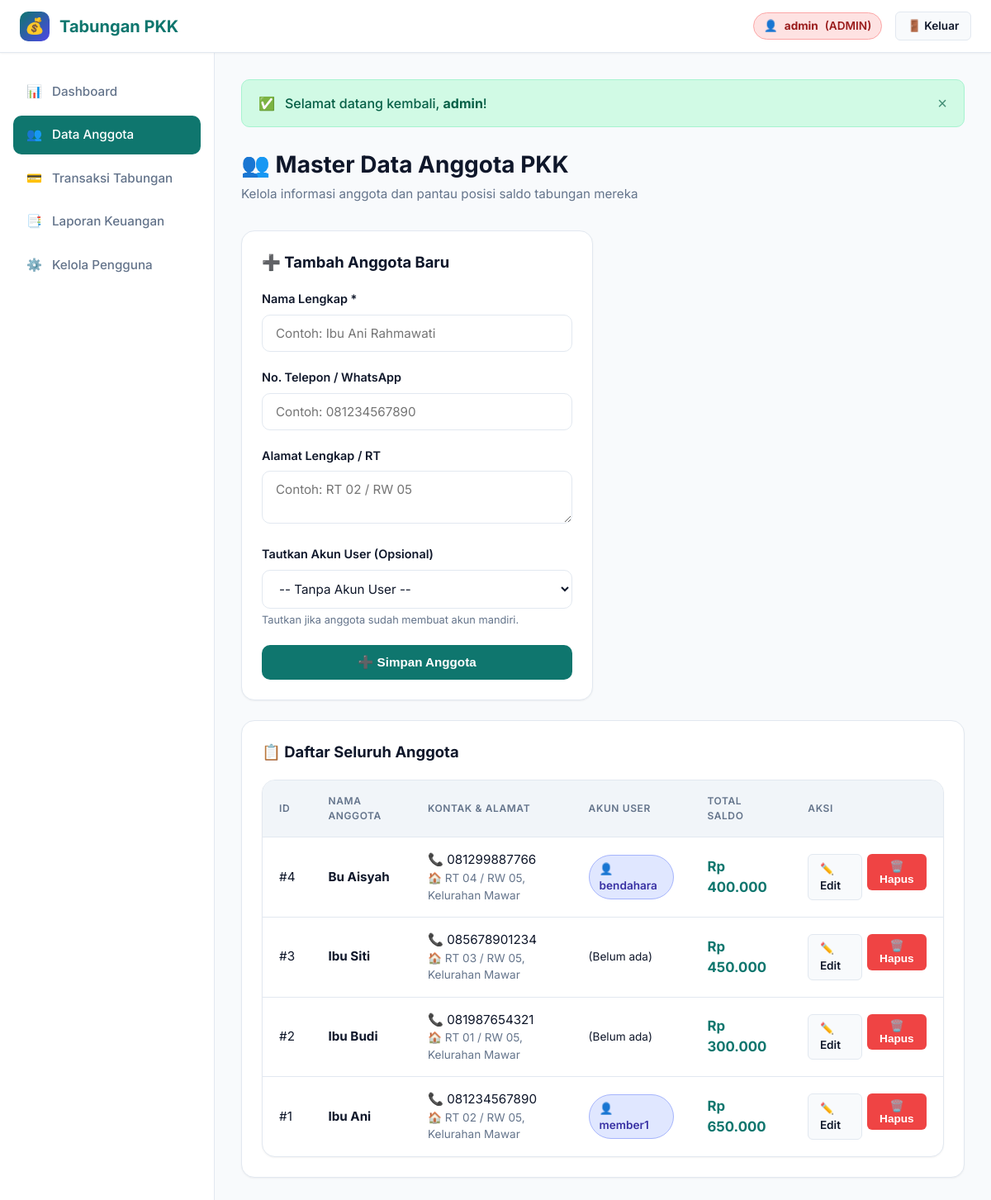
/members.php (signed in), run on the app's committed database.
### tables this page shows
CREATE TABLE `members` (
  `id` BIGINT AUTO_INCREMENT PRIMARY KEY,
  `user_id` BIGINT NULL,
  `name` VARCHAR(100) NOT NULL,
  `phone` VARCHAR(20) NULL,
  `address` TEXT NULL,
  `created_at` TIMESTAMP DEFAULT CURRENT_TIMESTAMP,
  `updated_at` TIMESTAMP DEFAULT CURRENT_TIMESTAMP ON UPDATE CURRENT_TIMESTAMP,
  CONSTRAINT `fk_members_users` FOREIGN KEY (`user_id`) REFERENCES `users` (`id`) ON DELETE SET NULL ON UPDATE CASCADE
);

CREATE TABLE `users` (
  `id` BIGINT AUTO_INCREMENT PRIMARY KEY,
  `username` VARCHAR(50) NOT NULL UNIQUE,
  `password` VARCHAR(255) NOT NULL,
  `role` ENUM('admin', 'bendahara', 'member') NOT NULL DEFAULT 'member',
  `created_at` TIMESTAMP DEFAULT CURRENT_TIMESTAMP,
  `updated_at` TIMESTAMP DEFAULT CURRENT_TIMESTAMP ON UPDATE CURRENT_TIMESTAMP
);

### members.php (the view, shortened to what this page needs)
<?php
require_once __DIR__ . '/includes/header.php';
$pdo = get_db_connection();
$stmt = $pdo->query("
    SELECT m.*, u.username,
        (COALESCE((SELECT SUM(amount) FROM transactions WHERE member_id = m.id AND type = 'setor'), 0) -
         COALESCE((SELECT SUM(amount) FROM transactions WHERE member_id = m.id AND type = 'tarik'), 0)) AS balance
    FROM members m
    LEFT JOIN users u ON u.id = m.user_id
    ORDER BY m.id DESC
");
$members = $stmt->fetchAll();
$edit_member = null;
?>
<div class="page-header">
    <div>
        <h1 class="page-title">👥 Master Data Anggota PKK</h1>
        <p class="page-subtitle">Kelola informasi anggota dan pantau posisi saldo tabungan mereka</p>
    </div>
</div>
<div style="display: grid; grid-template-columns: repeat(auto-fit, minmax(320px, 1fr)); gap: 1.5rem; align-items: start;">
    <div class="card">
        <h2 style="font-size: 1.15rem; font-weight: 700; margin-bottom: 1.25rem;">
            <?= $edit_member ? '✏️ Edit Data Anggota' : '➕ Tambah Anggota Baru' ?>
        </h2>
        <form action="members.php" method="POST">
            <div class="form-group">
                <label for="name" class="form-label">Nama Lengkap *</label>
                <input type="text" name="name" id="name" class="form-control" placeholder="Contoh: Ibu Ani Rahmawati" value="<?= htmlspecialchars($edit_member['name'] ?? '') ?>" required>
            </div>
            <div class="form-group">
                <label for="phone" class="form-label">No. Telepon / WhatsApp</label>
                <input type="text" name="phone" id="phone" class="form-control" placeholder="Contoh: 081234567890" value="<?= htmlspecialchars($edit_member['phone'] ?? '') ?>">
            </div>
            <div class="form-group">
                <label for="address" class="form-label">Alamat Lengkap / RT</label>
                <textarea name="address" id="address" class="form-control" rows="2" placeholder="Contoh: RT 02 / RW 05"><?= htmlspecialchars($edit_member['address'] ?? '') ?></textarea>
            </div>
            <div class="form-group">
                <label for="user_id" class="form-label">Tautkan Akun User (Opsional)</label>
                <select name="user_id" id="user_id" class="form-control">
                    <option value="">-- Tanpa Akun User --</option>
                </select>
                <small style="color: var(--text-muted); font-size: 0.8rem;">Tautkan jika anggota sudah membuat akun mandiri.</small>
            </div>
            <div style="display: flex; gap: 0.5rem;">
                <button type="submit" class="btn btn-primary" style="flex: 1;">
                    <?= $edit_member ? '💾 Update Anggota' : '➕ Simpan Anggota' ?>
                </button>
            </div>
        </form>
    </div>
    <div class="card" style="grid-column: span 2;">
        <h2 style="font-size: 1.15rem; font-weight: 700; margin-bottom: 1.25rem;">📋 Daftar Seluruh Anggota</h2>
        <div class="table-responsive">
            <table class="table">
                <thead>
                    <tr>
                        <th>ID</th>
                        <th>Nama Anggota</th>
                        <th>Kontak & Alamat</th>
                        <th>Akun User</th>
                        <th>Total Saldo</th>
                        <th>Aksi</th>
                    </tr>
                </thead>
                <tbody>
                    <?php if (empty($members)): ?>
                        <tr>
                            <td colspan="6" style="text-align: center; color: var(--text-muted); padding: 2rem;">Belum ada data anggota.</td>
                        </tr>
                    <?php else: ?>
                        <?php foreach ($members as $m): ?>
                        <tr>
                            <td>#<?= $m['id'] ?></td>
                            <td><strong><?= htmlspecialchars($m['name']) ?></strong></td>
                            <td>
                                <div>📞 <?= htmlspecialchars($m['phone'] ?? '-') ?></div>
                                <div style="font-size: 0.85rem; color: var(--text-muted);">🏠 <?= htmlspecialchars($m['address'] ?? '-') ?></div>
                            </td>
                            <td>
                                <?php if ($m['username']): ?>
                                    <span class="user-badge badge-role-member">👤 <?= htmlspecialchars($m['username']) ?></span>
                                <?php else: ?>
                                    <span class="text-muted" style="font-size: 0.85rem; italic;">(Belum ada)</span>
                                <?php endif; ?>
                            </td>
                            <td>
                                <strong style="color: var(--primary); font-size: 1.05rem;">
                                    <?= format_rupiah($m['balance']) ?>
                                </strong>
                            </td>
                            <td>
                                <div style="display: flex; gap: 0.35rem;">
                                    <a href="members.php?edit=<?= $m['id'] ?>" class="btn btn-secondary btn-sm">✏️ Edit</a>
                                    <form action="members.php" method="POST" style="display: inline;">
                                        <button type="submit" class="btn btn-danger btn-sm btn-confirm-delete" data-confirm="Hapus data anggota <?= htmlspecialchars($m['name']) ?>? (Semua riwayat transaksi terkait akan terhapus)">🗑️ Hapus</button>
                                    </form>
                                </div>
                            </td>
                        </tr>
                        <?php endforeach; ?>
                    <?php endif; ?>
                </tbody>
            </table>
        </div>
    </div>
</div>
<?php require_once __DIR__ . '/includes/footer.php'; ?>

### assets/css/style.css (style rules this page uses)
:root { --primary: #0f766e; --primary-hover: #0d9488; --primary-light: #ccfbf1; --secondary: #4f46e5; --secondary-hover: #4338ca; --secondary-light: #e0e7ff; --bg-main: #f8fafc; --bg-card: #ffffff; --text-dark: #0f172a; --text-muted: #64748b; --border-color: #e2e8f0; --success: #10b981; --success-bg: #d1fae5; --danger: #ef4444; --danger-bg: #fee2e2; --warning: #f59e0b; --warning-bg: #fef3c7; --shadow-sm: 0 1px 2px 0 rgb(0 0 0 / 0.05); --shadow-md: 0 4px 6px -1px rgb(0 0 0 / 0.1), 0 2px 4px -2px rgb(0 0 0 / 0.1); --shadow-lg: 0 10px 15px -3px rgb(0 0 0 / 0.1), 0 4px 6px -4px rgb(0 0 0 / 0.1); --radius-sm: 6px; --radius-md: 10px; --radius-lg: 16px; }
* { box-sizing: border-box; margin: 0; padding: 0; }
body { font-family: 'Inter', system-ui, -apple-system, sans-serif; background-color: var(--bg-main); color: var(--text-dark); line-height: 1.5; display: flex; flex-direction: column; min-height: 100vh; }
a { color: var(--primary); text-decoration: none; transition: all 0.2s ease; }
.user-badge { display: inline-flex; align-items: center; gap: 0.5rem; padding: 0.35rem 0.75rem; border-radius: 9999px; font-size: 0.85rem; font-weight: 600; background: var(--bg-main); border: 1px solid var(--border-color); }
.badge-role-member { background: #e0e7ff; color: #3730a3; border-color: #a5b4fc; }
.page-header { margin-bottom: 2rem; display: flex; align-items: center; justify-content: space-between; flex-wrap: wrap; gap: 1rem; }
.page-title { font-size: 1.75rem; font-weight: 700; color: var(--text-dark); display: flex; align-items: center; gap: 0.5rem; }
.page-subtitle { color: var(--text-muted); font-size: 0.95rem; margin-top: 0.25rem; }
.card { background: var(--bg-card); border-radius: var(--radius-lg); border: 1px solid var(--border-color); padding: 1.5rem; box-shadow: var(--shadow-sm); transition: transform 0.2s ease, box-shadow 0.2s ease; }
.form-group { margin-bottom: 1.25rem; }
.form-label { display: block; font-size: 0.9rem; font-weight: 600; color: var(--text-dark); margin-bottom: 0.5rem; }
.form-control { width: 100%; padding: 0.75rem 1rem; border: 1px solid var(--border-color); border-radius: var(--radius-md); font-family: inherit; font-size: 0.95rem; background: var(--bg-card); color: var(--text-dark); transition: border-color 0.2s ease, box-shadow 0.2s ease; }
.btn { display: inline-flex; align-items: center; justify-content: center; gap: 0.5rem; padding: 0.75rem 1.5rem; border-radius: var(--radius-md); font-weight: 600; font-size: 0.95rem; cursor: pointer; border: none; transition: all 0.2s ease; }
.btn-primary { background: var(--primary); color: white; }
.btn-secondary { background: var(--bg-main); border: 1px solid var(--border-color); color: var(--text-dark); }
.btn-danger { background: var(--danger); color: white; }
.btn-sm { padding: 0.4rem 0.85rem; font-size: 0.85rem; border-radius: var(--radius-sm); }
.table-responsive { width: 100%; overflow-x: auto; border-radius: var(--radius-lg); border: 1px solid var(--border-color); background: var(--bg-card); box-shadow: var(--shadow-sm); }
.table { width: 100%; border-collapse: collapse; text-align: left; font-size: 0.95rem; }
.table th { background: #f1f5f9; padding: 1rem 1.25rem; font-weight: 600; color: var(--text-muted); border-bottom: 1px solid var(--border-color); text-transform: uppercase; font-size: 0.75rem; letter-spacing: 0.05em; }
.table td { padding: 1rem 1.25rem; border-bottom: 1px solid var(--border-color); color: var(--text-dark); }
.table tbody tr:last-child td { border-bottom: none; }

### data on the page
members: id "4", name "Bu Aisyah", phone "081299887766", address "RT 04 / RW 05, Kelurahan Mawar", user.username "bendahara", balance "Rp 400.000"
members: id "3", name "Ibu Siti", phone "085678901234", address "RT 03 / RW 05, Kelurahan Mawar", shows "(Belum ada)", balance "Rp 450.000"
members: id "2", name "Ibu Budi", phone "081987654321", address "RT 01 / RW 05, Kelurahan Mawar", shows "(Belum ada)", balance "Rp 300.000"
members: id "1", name "Ibu Ani", phone "081234567890", address "RT 02 / RW 05, Kelurahan Mawar", user.username "member1", balance "Rp 650.000"

### other printed values
$user['username'] "admin"
$user['role'] "ADMIN"
$icon "✅"
$msg "Selamat datang kembali, admin !"
